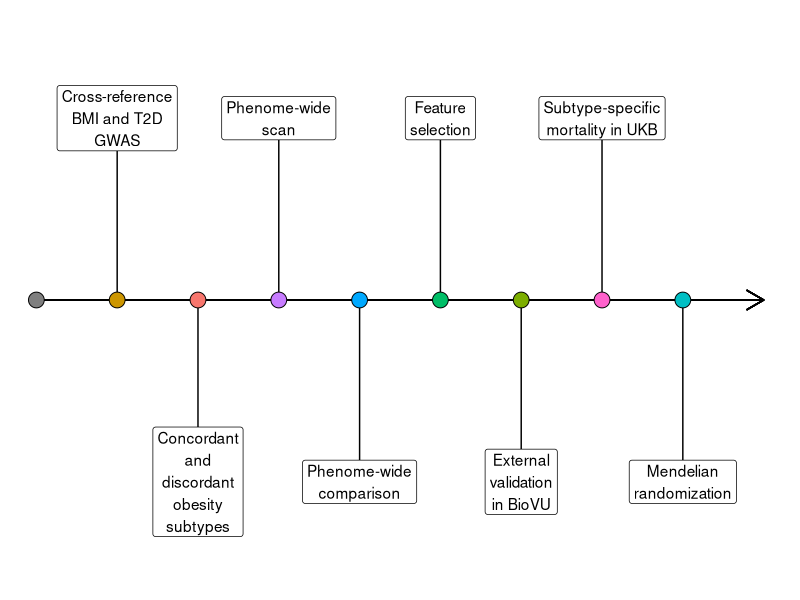

Here is the R script that generated this plot:
## Analysis pipeline plot

library(tidyverse)

aline_dat <- data.frame(
    items = c(NA,
              "Cross-reference\nBMI and T2D\nGWAS",
              "Concordant\nand\ndiscordant\nobesity\nsubtypes",
              "Phenome-wide\nscan",
              "Phenome-wide\ncomparison",
              "Feature\nselection",
              "External\nvalidation\nin BioVU",
              "Subtype-specific\nmortality in UKB",
              "Mendelian\nrandomization"),
    x = seq(0, 8, 1), y = 0,
    ylabels = c(0, rep(c(1,-1), 4))
)

aline_plot <- aline_dat %>% 
    ggplot(aes(x, y)) +
    geom_segment(aes(x = 0, y = 0, xend = max(x) + 1, yend = 0),
                 arrow = arrow(length = unit(0.5, "cm"))) +
    geom_segment(aes(x = x, y = 0, xend = x, yend = ylabels)) +
    geom_point(aes(fill = items), size = 5,
               shape = 21, color = "black") +
    geom_label(aes(y = ylabels, label = items)) +
    guides(fill = "none") +
    ylim(-1.5, 1.5) +
    theme_void()

ggsave("../plots/aline_plot.png", aline_plot, height = 4)
